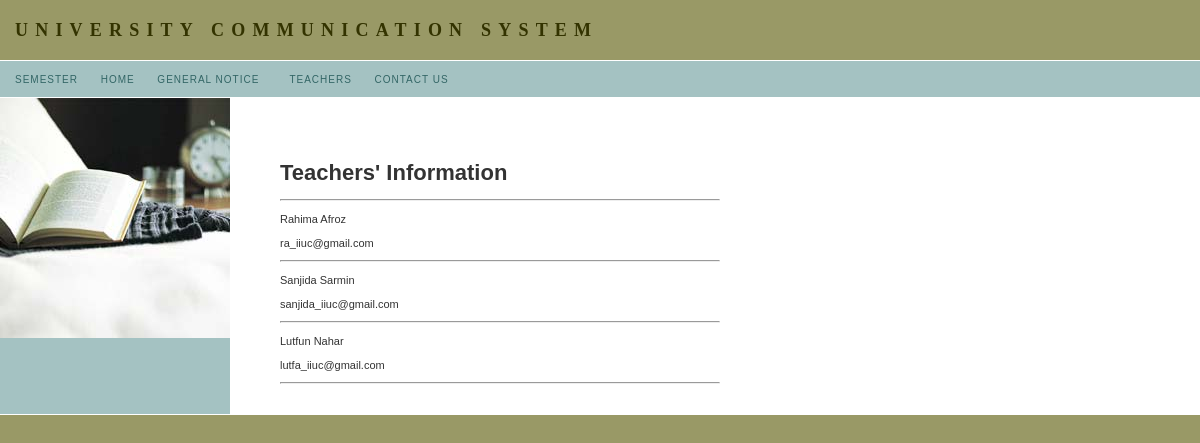
The page /tinfo1.php on the database its author committed.
### tables this page shows
CREATE TABLE IF NOT EXISTS `data` (
  `Name` varchar(30) DEFAULT NULL,
  `Mail` varchar(30) DEFAULT NULL,
  `Id` varchar(10) DEFAULT NULL,
  `User` varchar(10) DEFAULT NULL,
  `Password` varchar(20) DEFAULT NULL
);

### tinfo1.php (the view, shortened to what this page needs)
<!DOCTYPE html PUBLIC "-//W3C//DTD XHTML 1.0 Transitional//EN" "http://www.w3.org/TR/xhtml1/DTD/xhtml1-transitional.dtd">
<html xmlns="http://www.w3.org/1999/xhtml">
<head>
<link rel="stylesheet" href="mm_lodging1.css" type="text/css" />
</head>
<body bgcolor="#999966">
<table width="100%" border="0" cellspacing="0" cellpadding="0">
	<tr>
	<td width="15" nowrap="nowrap"><img src="mm_spacer.gif" alt="" width="15" height="1" border="0" /></td>
	<td height="60" colspan="3" class="logo" nowrap="nowrap">UNIVERSITY COMMUNICATION SYSTEM </td>
	<td width="40">&nbsp;</td>
	<td width="100%">&nbsp;</td>
	</tr>
	<tr bgcolor="#ffffff">
	<td colspan="6"><img src="mm_spacer.gif" alt="" width="1" height="1" border="0" /></td>
	</tr>
	<tr bgcolor="#a4c2c2">
	<td width="15" nowrap="nowrap">&nbsp;</td>
	<td height="36" colspan="3" id="navigation" class="navText"> <a href="semester.php">SEMESTER</a>&nbsp;&nbsp;&nbsp;&nbsp;&nbsp;
      <a href="main.php">HOME</a>&nbsp;&nbsp;&nbsp;&nbsp;&nbsp; <a href="news1.php">GENERAL NOTICE </a>&nbsp;&nbsp;
      <a href="tinfo.php">TEACHERS</a>&nbsp;&nbsp;&nbsp;&nbsp;&nbsp;
      <a href="contact.php">CONTACT US </a></td>
	<td width="40">&nbsp;</td>
	<td width="100%">&nbsp; </td>
	</tr>
	<tr bgcolor="#ffffff">
	<td colspan="6"><img src="mm_spacer.gif" alt="" width="1" height="1" border="0" /></td>
	</tr>
	<tr bgcolor="#ffffff">
	<td width="230" colspan="2" valign="top" bgcolor="#a4c2c2"><img src="mm_lodging_image.jpg" alt="Home Page Image" width="230" height="240" border="0" />
	<table border="0" cellspacing="0" cellpadding="0" width="230">
		<tr>
		<td width="15">&nbsp;</td>
		<td width="200" class="sidebarText" id="padding"><br />
		&nbsp;<br />		</td>
		<td width="15">&nbsp;</td>
		</tr>
	</table>	</td>
	<td width="50" valign="top"><img src="mm_spacer.gif" alt="" width="50" height="1" border="0" /></td>
	<td width="440" valign="top"><br />
	<br />
	<table border="0" cellspacing="0" cellpadding="0" width="440">
		<tr>
		<td class="bodyText"><br />
		<h1>Teachers' Information</h1><hr>
<?php
$getnews=mysql_query("SELECT * from data WHERE User='Teacher' ");
while($row=mysql_fetch_assoc($getnews))
{
$Name=$row['Name'];
$Mail=$row['Mail'];
echo "$Name <br>
      $Mail
	  <hr>";
}
?>
			</td>
		</tr>
	</table>
	</td>
	<td width="40">&nbsp;</td>
	<td width="100%">&nbsp;</td>
	</tr>
	<tr bgcolor="#ffffff">
	<td colspan="6"><img src="mm_spacer.gif" alt="" width="1" height="1" border="0" /></td>
	</tr>
	<tr>
	<td width="15">&nbsp;</td>
	<td width="215">&nbsp;</td>
	<td width="50">&nbsp;</td>
	<td width="440">&nbsp;</td>
	<td width="40">&nbsp;</td>
	<td width="100%">&nbsp;</td>
	</tr>
</table>
</body>
</html>

### mm_lodging1.css (style rules this page uses)
body { margin:0px; }
td { font:11px arial; color:#333333; }
a { color: #cc0000; text-decoration:none; font-weight:bold; }
#navigation a { font:10px arial; color: #336666; text-decoration:none; letter-spacing:.1em; }
#padding { padding:20px 5px 20px 5px; }
.logo { font:18px times new roman; color: #333300; letter-spacing:.4em; font-weight:bold; }
.sidebarText { font:12px georgia; color: #336666; line-height:18px; }
.bodyText { font:11px arial; line-height:24px; color:#333333; }
.navText { font:10px arial; color: #333300; letter-spacing:.1em; }

### rows shown on the page
data: Name "Rahima Afroz", Mail "ra_iiuc@gmail.com"
data: Name "Sanjida Sarmin", Mail "sanjida_iiuc@gmail.com"
data: Name "Lutfun Nahar", Mail "lutfa_iiuc@gmail.com"
